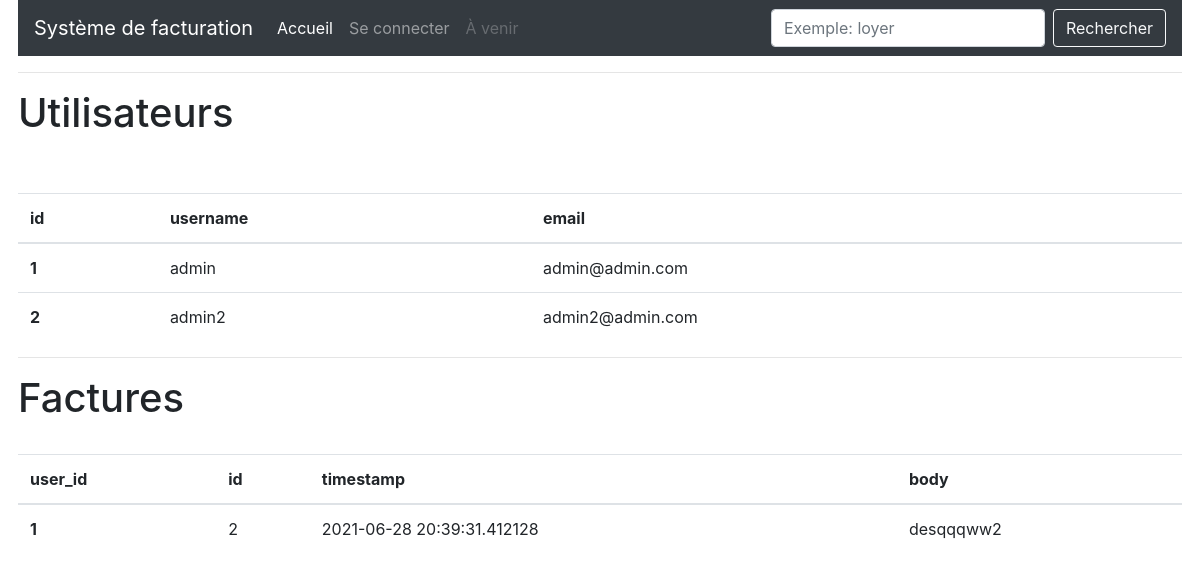
Screenshot of /all with the database file from the repository.
### app/models.py (models this page shows, shortened)
class User(UserMixin, db.Model):
    id = db.Column(db.Integer, primary_key=True)
    username = db.Column(db.String(64), index=True, unique=True)
    email = db.Column(db.String(120), index=True, unique=True)
    password_hash = db.Column(db.String(128))
    factures = db.relationship('Facture', backref='author', lazy='dynamic')
    about_me = db.Column(db.String(140))
    last_seen = db.Column(db.DateTime, default=datetime.utcnow)

class Facture(db.Model):
    id = db.Column(db.Integer, primary_key=True)
    name = db.Column(db.String(50))
    body = db.Column(db.String(140))
    timestamp = db.Column(db.DateTime, index=True, default=datetime.utcnow)
    amount = db.Column(db.Float)
    user_id = db.Column(db.Integer, db.ForeignKey('user.id'))

### app/routes.py (the view)
@app.route('/all')
def all():
    users = User.query.all()
    factures = Facture.query.all()
    return render_template('all.html', users=users, factures=factures)

### app/routes.py (called while the page is built)
@app.before_request
def before_request():
    if current_user.is_authenticated:
        current_user.last_seen = datetime.utcnow()
        db.session.commit()

### app/templates/all.html
{% extends "base.html" %}
{% block app_content %}
  <h1>Utilisateurs</h1>
  <table class="table table-hover">
    <thead>
      <tr>
        <th scope="col">id</th>
        <th scope="col">username</th>
        <th scope="col">email</th>
      </tr>
    </thead>
    <tbody>
      {% for u in users %}
        <tr>
          <th scope="row">{{ u.id }}</th>
          <td>{{ u.username }}</td>
          <td>{{ u.email }}</td>
        </tr>
        <br>
      {% endfor %}
    </tbody>
  </table>
  <hr>
  <h1>Factures</h1>
  <table class="table table-hover">
    <thead>
      <tr>
        <th scope="col">user_id</th>
        <th scope="col">id</th>
        <th scope="col">timestamp</th>
        <th scope="col">body</th>
      </tr>
    </thead>
    <tbody>
      {% for f in factures %}
        <tr>
          <th scope="row">{{ f.user_id }}</th>
          <td>{{ f.id }}</td>
          <td>{{ f.timestamp }}</td>
          <td>{{ f.body }}</td>
        </tr>
        <br>
      {% endfor %}
    </tbody>
  </table>
{% endblock %}

### rows the page displays
User: id "1", username "admin", email "admin@admin.com"
User: id "2", username "admin2", email "admin2@admin.com"
Facture: user_id "1", id "2", timestamp "2021-06-28 20:39:31.412128", body "desqqqww2"
